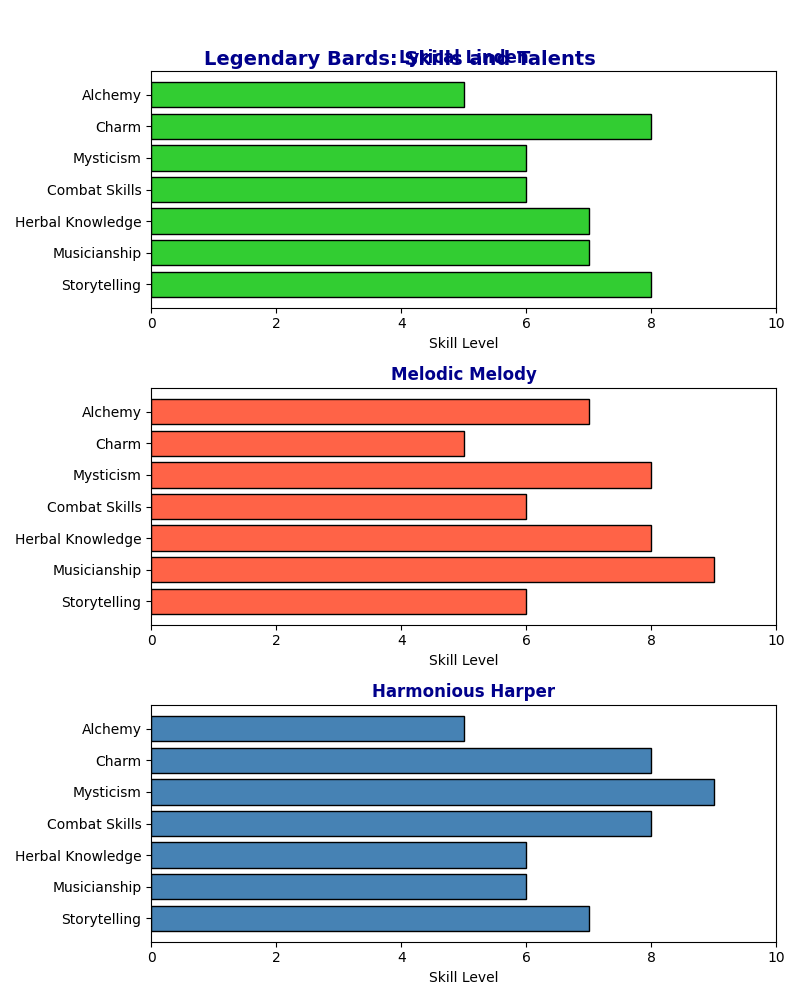

Source code (Python):
import numpy as np
import matplotlib.pyplot as plt

categories = ['Storytelling', 'Musicianship', 'Herbal Knowledge', 'Combat Skills', 'Mysticism', 'Charm', 'Alchemy']

bard_1 = np.array([8, 7, 7, 6, 6, 8, 5])
bard_2 = np.array([6, 9, 8, 6, 8, 5, 7])
bard_3 = np.array([7, 6, 6, 8, 9, 8, 5])

bards_data = [bard_1, bard_2, bard_3]
bards_names = ['Lyrical Linden', 'Melodic Melody', 'Harmonious Harper']

colors = ['#32CD32', '#FF6347', '#4682B4']

fig, axs = plt.subplots(3, 1, figsize=(8, 10))

for ax, bard_data, bard_name, color in zip(axs, bards_data, bards_names, colors):
    ax.barh(categories, bard_data, color=color, edgecolor='black')
    ax.set_xlim(0, 10)
    ax.set_title(bard_name, fontsize=12, fontweight='bold', color='darkblue')
    ax.set_xlabel('Skill Level')
    ax.set_yticklabels(categories, fontsize=10)

fig.suptitle('Legendary Bards: Skills and Talents', size=14, color='darkblue', y=0.95, fontweight='bold')
plt.tight_layout()
plt.show()
